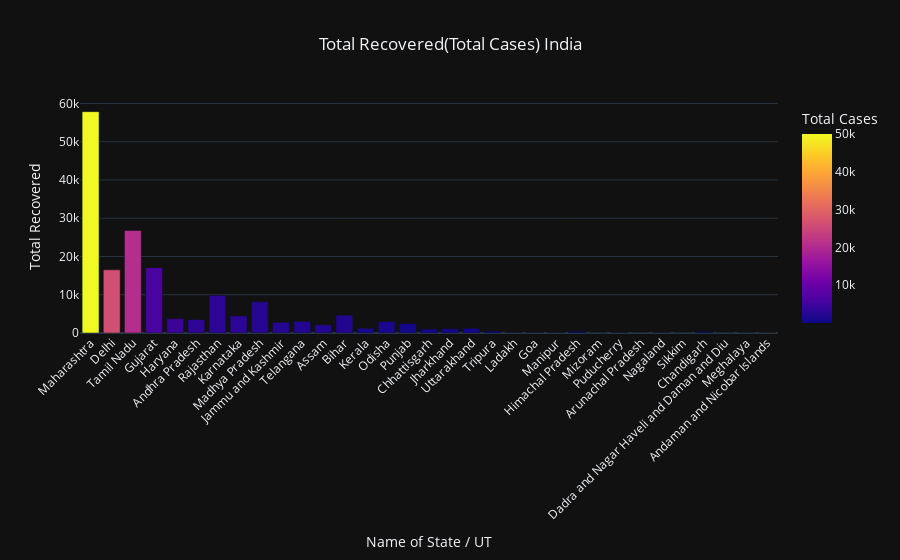

Source (notebook cell):
### Markdown cell above
The above graph is about the top 20 countries and we can see each countries part out of the top countries for the given category<br>
**India's contribution is the exact value of pie in Total Cases**

### Code cell
bar_chart(temp_df, total_recovered_india, total_cases_india, 'India')

### Figure 1 — Plotly figure (JSON) as saved in the notebook; plotly's stock layout.template omitted (floating-point values rounded to 4 significant figures)
{"data": [{"alignmentgroup": "True", "hovertemplate": "Name of State / UT=%{x}<br>Total Recovered=%{y}<br>Total Cases=%{marker.color}<extra></extra>", "legendgroup": "", "marker": {"color": [50057, 26351, 20709, 5962, 4406, 3244, 3059, 2980, 2455, 2454, 2188, 2145, 2093, 1366, 1178, 838, 736, 709, 701, 658, 563, 544, 341, 180, 120, 111, 88, 87, 66, 50, 36, 18, 11], "coloraxis": "coloraxis"}, "name": "", "offsetgroup": "", "orientation": "v", "showlegend": false, "textposition": "auto", "type": "bar", "x": ["Maharashtra", "Delhi", "Tamil Nadu", "Gujarat", "Haryana", "Andhra Pradesh", "Rajasthan", "Karnataka", "Madhya Pradesh", "Jammu and Kashmir", "Telangana", "Assam", "Bihar", "Kerala", "Odisha", "Punjab", "Chhattisgarh", "Jharkhand", "Uttarakhand", "Tripura", "Ladakh", "Goa", "Manipur", "Himachal Pradesh", "Mizoram", "Puducherry", "Arunachal Pradesh", "Nagaland", "Sikkim", "Chandigarh", "Dadra and Nagar Haveli and Daman and Diu", "Meghalaya", "Andaman and Nicobar Islands"], "xaxis": "x", "y": [57851, 16500, 26782, 17082, 3748, 3509, 9849, 4456, 8152, 2781, 3027, 2166, 4644, 1236, 2974, 2461, 1036, 1121, 1216, 433, 85, 85, 159, 372, 1, 99, 7, 92, 4, 302, 9, 25, 33], "yaxis": "y"}], "layout": {"barmode": "relative", "coloraxis": {"colorbar": {"title": {"text": "Total Cases"}}, "colorscale": [[0, "#0d0887"], [0.1111, "#46039f"], [0.2222, "#7201a8"], [0.3333, "#9c179e"], [0.4444, "#bd3786"], [0.5556, "#d8576b"], [0.6667, "#ed7953"], [0.7778, "#fb9f3a"], [0.8889, "#fdca26"], [1, "#f0f921"]]}, "hovermode": "x", "legend": {"tracegroupgap": 0}, "title": {"text": "Total Recovered(Total Cases) India", "x": 0.5, "xanchor": "center"}, "xaxis": {"anchor": "y", "domain": [0, 1], "tickangle": -45, "title": {"text": "Name of State / UT"}}, "yaxis": {"anchor": "x", "domain": [0, 1], "title": {"text": "Total Recovered"}}}}
